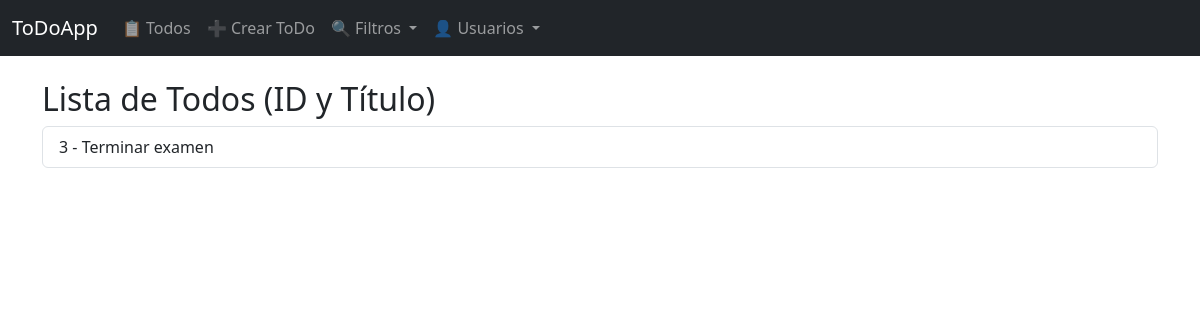
The app's page /todos/ids_titles/, older data.
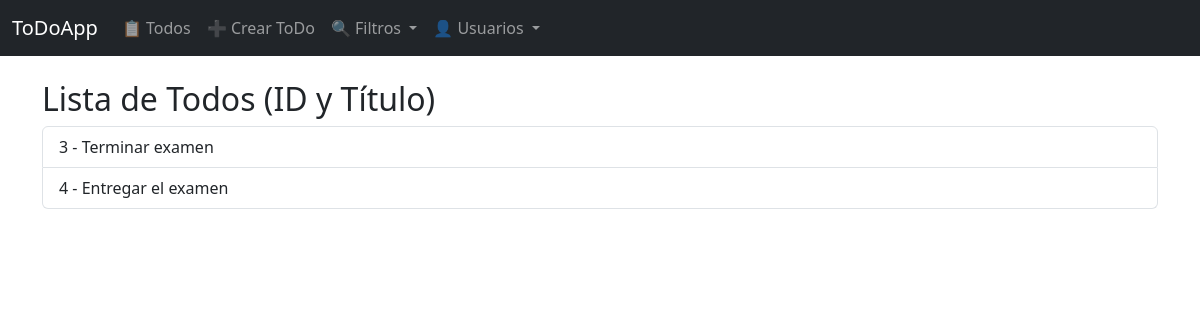
The same page, newer data.
### todos/models.py (models this page shows, shortened)
class Todo(models.Model):
    title = models.CharField(max_length=255)
    is_done = models.BooleanField(default=False)
    user = models.ForeignKey(User, on_delete=models.CASCADE)

### todos/views.py (the view)
# urls.py: path('ids_titles/', views.todos_ids_titles, name="todos_ids_titles"),
def todos_ids_titles(request):
    todos = Todo.objects.all()
    return render(request, "todos/todo_ids_titles.html", {"todos": todos})

### todos/templates/todos/todo_ids_titles.html
{% extends "base.html" %}
{% block content %}
<h2> Lista de Todos (ID y Título)</h2>
<ul class="list-group">
  {% for todo in todos %}
    <li class="list-group-item">
       {{ todo.id }} -  {{ todo.title }}
    </li>
  {% endfor %}
</ul>
{% endblock %}

Row changes from the older to the newer data that the page shows:
added Todo: id "4", title "Entregar el examen"
